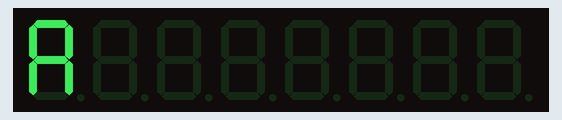
This sketch was run on a simulated Arduino Uno, built with avr-gcc and run on an emulated ATmega328P. On the bench: 8-digit seven-segment display.

Above: at 0.12 s.
At 0.87 s:
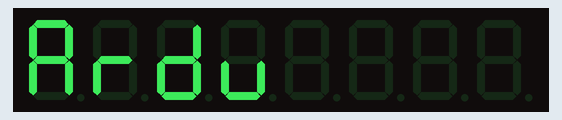
At 1.6 s:
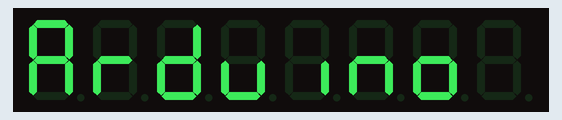
At 6.13 s:
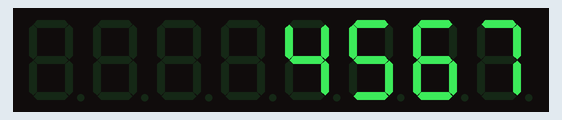
At 8.14 s:
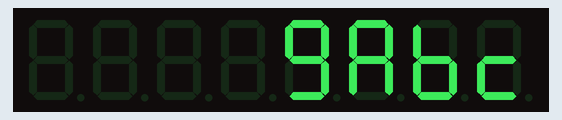
At 10.34 s:
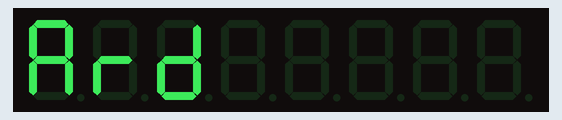

Measured:
- by itself, everything shown: repeats every 9.7 s, in 61 steps
- what the display in image 2 shows lasts 2.5 s, from 1.5 s to 4.0 s

The sketch:

0199-7-Segment-Library-Demo.ino
```cpp
/*******************************
 * 0199-7-Segment Library Demo
 *
 * Demonstration of some of the capabilities of the 8 digit 7 Segment
 * LED Display panel controlled by a Max7219 LED controller.
 *
 * Examples of this module include:
 * - https://www.jaycar.com.au/8-digit-7-segment-display-module/p/XC3714
 * - https://hobbycomponents.com/displays/597-max7219-8-digit-seven-segment-display-module
 * - http://www.logicware.com.au/max7219-8-digit-red-led-digital-display-module-boa
 *
 * Arduino connections as follows:
 * - Pin 10   ->   CS (enable/LODA/LOAD)
 * - Pin 11   ->   CLK
 * - Pin 12   ->   DIN / Data
 *
 *
 * This program displays the word "Arduino", then cycles through a four digit display
 * of hexadecimal values.
 *
 */
#include "LedControl.h"

/*
 Define the LedControl object to work with.

 pin 12 is connected to the DataIn
 pin 11 is connected to the CLK
 pin 10 is connected to LOAD
 We have only a single MAX72XX.
 */
LedControl lc = LedControl(12,11,10,1);

/* Wait a bit between updates of the display (so it is readable) */
unsigned long delaytime=250;

/*
 * setup
 * -----
 *
 * Initialise the LED Panel.
 */
void setup() {
  /*
   The MAX72XX is in power-saving mode on startup,
   we have to do a wakeup call
   */
  lc.shutdown(0,false);
  /* Set the brightness to a medium values */
  lc.setIntensity(0,4);
  /* and clear the display */
  lc.clearDisplay(0);
}


/*
 * writeArduinoOn7Segment
 * ----------------------
 *
 * This method will display the characters for the
 * word "Arduino" one after the other on digits 7 (left most)
 * through 1 (digit 0 is the rightmost digit).
 */
void writeArduinoOn7Segment() {
  lc.setChar(0,7,'a',false);  // The letter A
  delay(delaytime);
  lc.setRow(0,6,0x05);        // The letter r
  delay(delaytime);
  lc.setChar(0,5,'d',false);  // 'd'
  delay(delaytime);
  lc.setRow(0,4,0x1c);        // 'u'
  delay(delaytime);
  lc.setRow(0,3,B00010000);   // 'i'
  delay(delaytime);
  lc.setRow(0,2,0x15);        // 'n'
  delay(delaytime);
  lc.setRow(0,1,0x1D);        // 'o'
  delay(delaytime * 10);      // Delay a bit longer to let ppl read the
                              // wonderful message!
  lc.clearDisplay(0);
  delay(delaytime);
}

/*
 * scrollDigits
 * ------------
 *
 * This method will scroll all the hexa-decimal
 * numbers and letters on the display.
 *
 */
void scrollDigits() {
  for(int i=0;i<13;i++) {
    lc.setDigit(0, 3, (byte) i,false);
    delay(50);
    lc.setDigit(0, 2, (byte) i+1,false);
    delay(50);
    lc.setDigit(0, 1, (byte) i+2,false);
    delay(50);
    lc.setDigit(0, 0, (byte) i+3,false);
    delay(delaytime);
  }
  lc.clearDisplay(0);
  delay(delaytime);
}

/*
 * loop
 * ----
 *
 * The main loop simply repeats the writing of "Arduino" and the digits on the display.
 */
void loop() {
  writeArduinoOn7Segment();
  scrollDigits();
}
```
